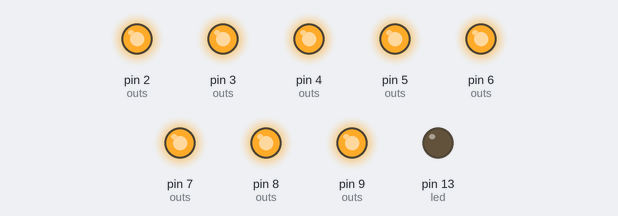
This sketch was run on a simulated Arduino Uno, built with avr-gcc and run on an emulated ATmega328P. On the bench: output pins drawn as LEDs (lit = HIGH).

Above: at 0.3 s.
At 1.32 s:
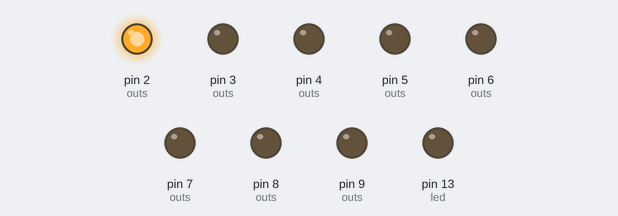
At 1.82 s:
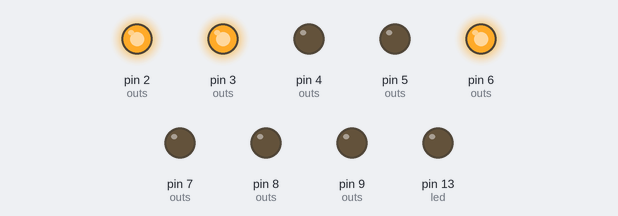
At 2.3 s:
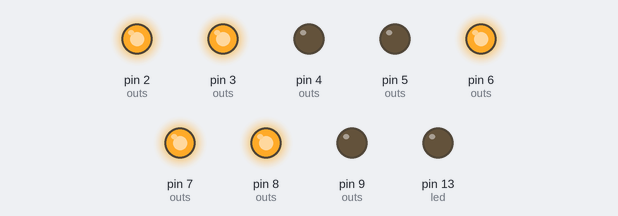
At 3.57 s:
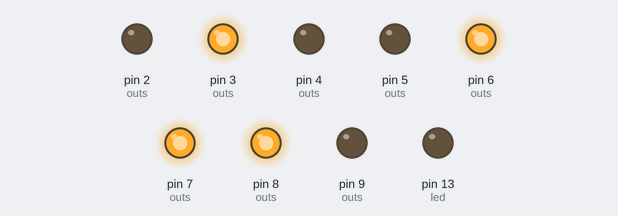
At 4.5 s:
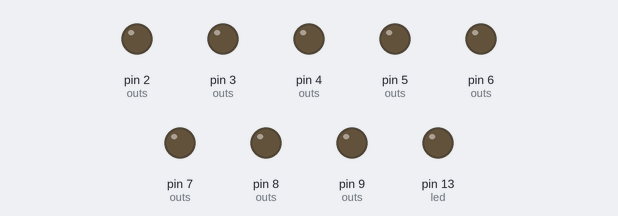
Timing chart, 0 to 6.0 s (numbered marks = the images above):
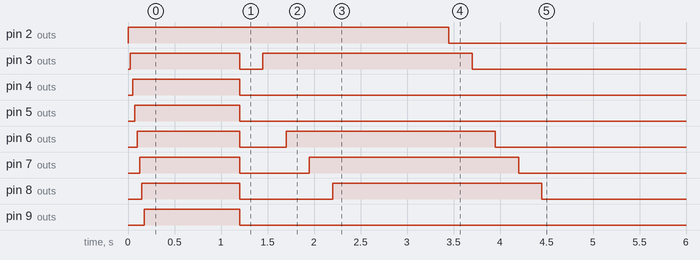

Measured:
- by itself, pin 2 (outs): HIGH → LOW at 3.5 s
- by itself, pin 3 (outs): HIGH → LOW at 1.2 s, → HIGH 0.25 s later, → LOW 2.3 s later
- by itself, pin 6 (outs): HIGH → LOW at 1.2 s, → HIGH 0.50 s later, → LOW 2.3 s later
- by itself, pin 7 (outs): HIGH → LOW at 1.2 s, → HIGH 0.75 s later, → LOW 2.3 s later
- by itself, pin 8 (outs): HIGH → LOW at 1.2 s, → HIGH 1.0 s later, → LOW 2.3 s later

The sketch:

blink_helloWorld.ino
```cpp
//LED (or vibrating motor) 8-compass point output test
// includes blink circle to ensure all working
//    and sendData() fn to send array of outputs to turn on/off
// current as of 10.13.18

void blinkTest(int OUT, int t, int reps);
void sendData(int doIt[], bool cmd);


int led = 13;
int n = 2;
int ne = 3;
int e = 4;
int se = 5;
int s = 6;
int sw = 7;
int w = 8;
int nw = 9;

int outs[] = {n, ne, e, se, s, sw, w, nw};
int len = sizeof(outs)/sizeof(outs[0]);
bool go = 1;

void setup() {
  pinMode(led, OUTPUT);
//  blinkTest(led, 150,len);
//  Serial.print("Hello,world");

  for(int i = 0; i < len; i++){
    pinMode(outs[i], OUTPUT);
    digitalWrite(outs[i], HIGH);
    delay(25);
  }
  delay(1000);
  for(int8_t i = 0; i < len; i++){
    digitalWrite(outs[i], LOW);
  }
//  Serial.begin(9600);

}

void loop() {
  int practice[] = {1,2,3,5,7};
  int practice3[] = {n,s,e,w};
  int practice2[] = {n,ne, s,sw, w};
  if(go){
    len = sizeof(practice2)/sizeof(practice2[0]);
    sendData(practice2,len, HIGH);
    go = 0;
    delay(1000);
    sendData(practice2, len, LOW);
  }

}

void blinkTest(int OUT, int t, int reps){
  for(int i = 0; i < reps; i++){
    digitalWrite(OUT, HIGH);
    delay(t);
    digitalWrite(OUT,LOW);
    delay(t);
  }
}

void sendData(int doIt[], int len, bool cmd){
//  Serial.println();

  for(int i = 0; i <len; i++){
    digitalWrite(doIt[i], cmd);
//    Serial.print(doIt[i]);
    delay(250);
  }
}
```
